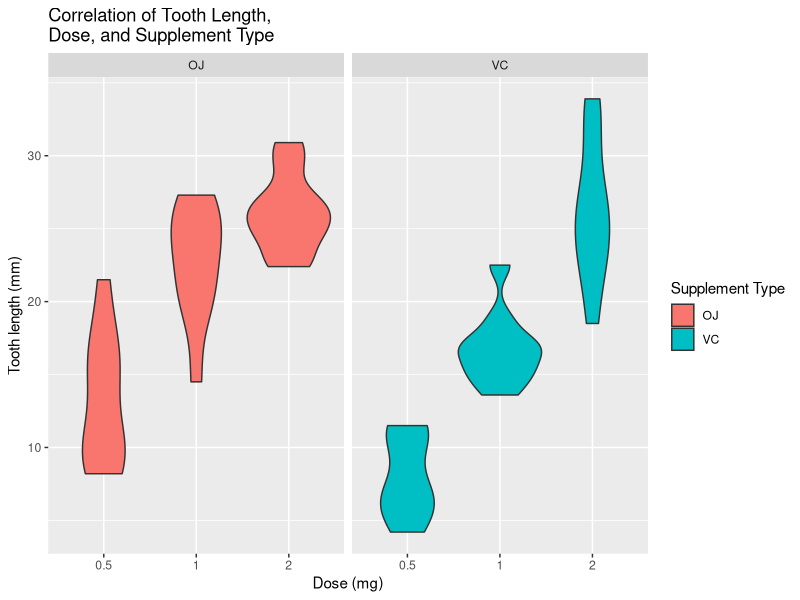
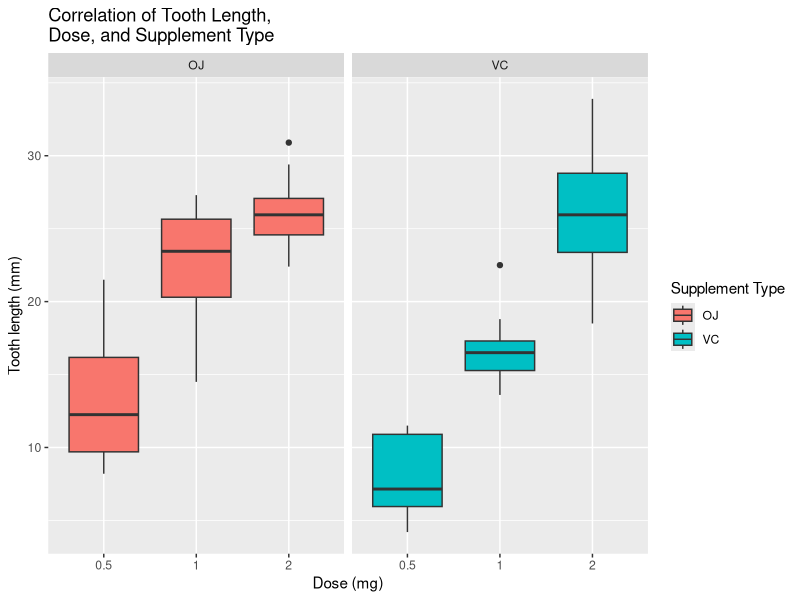
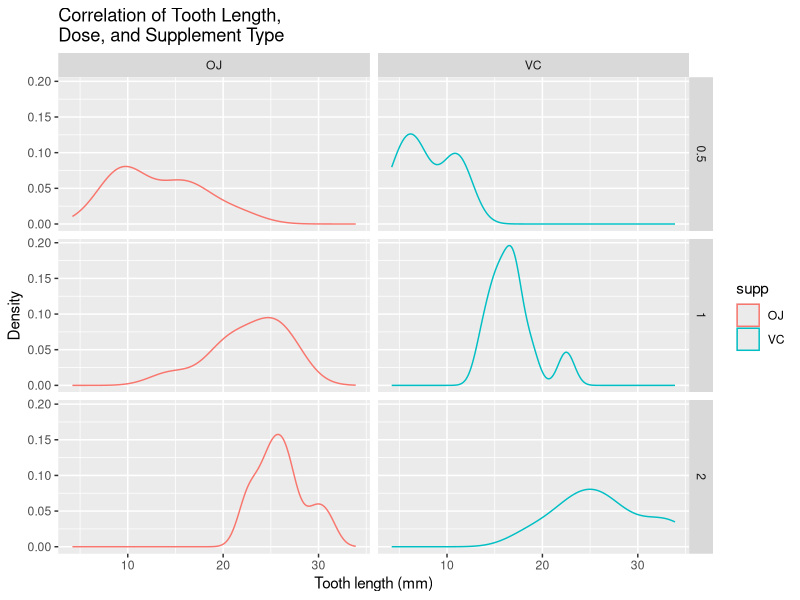

The R source for these figures, in order:
## ---- chunk 1
library(datasets)
library(ggplot2)

summary(ToothGrowth)

ggplot(data=ToothGrowth, aes(x=as.factor(dose), y=len, fill=supp)) +
    geom_violin() +   
    facet_grid(. ~ supp) +   
    xlab("Dose (mg)") +
    ylab("Tooth length (mm)") +
    guides(fill=guide_legend(title="Supplement Type")) + 
    ggtitle("Correlation of Tooth Length, \nDose, and Supplement Type")

ggplot(data=ToothGrowth, aes(x=as.factor(dose), y=len, fill=supp)) +
    geom_boxplot() +   
    facet_grid(. ~ supp) +   
    xlab("Dose (mg)") +
    ylab("Tooth length (mm)") +
    guides(fill=guide_legend(title="Supplement Type")) + 
    ggtitle("Correlation of Tooth Length, \nDose, and Supplement Type")

ggplot(ToothGrowth,aes(x=len, color=supp)) +
    geom_density() + 
    facet_grid(dose~supp) +
    xlab("Tooth length (mm)") +
    ylab("Density") +
    guides(fill=guide_legend(title="Supplement Type")) + 
    ggtitle("Correlation of Tooth Length, \nDose, and Supplement Type")

